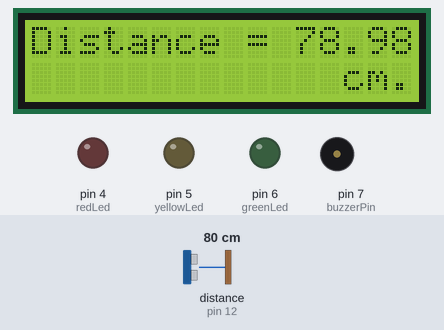
The sketch below on a simulated Arduino Uno, built with avr-gcc and run on an emulated ATmega328P. Parts: 16×2 character LCD, output pins drawn as LEDs (lit = HIGH), buzzer (waves = sounding, pin HIGH). Wiring (inferred from the names in the program): ultrasonic range finder: trigger pin 11; echo pin 12. Inputs (shaded band) come from the test bench; at power-on: distance to the obstacle (sensor on pin 12) 80 cm. The echo pulse lasts 58.3 µs per cm; pins used as bus, display or sensor lines are not drawn.

Above: at 3.4 s.
3.5 s: distance to the obstacle (sensor on pin 12) set to 2 cm
At 6.3 s:
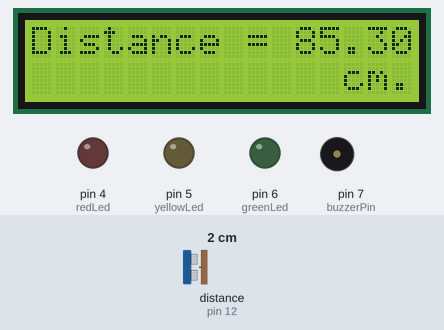
6.5 s: distance to the obstacle (sensor on pin 12) set to 4 cm
At 9.3 s:
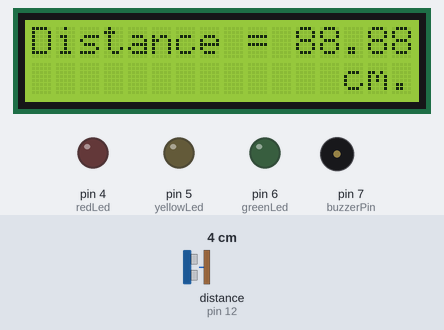
9.5 s: distance to the obstacle (sensor on pin 12) set to 9 cm
At 13.0 s:
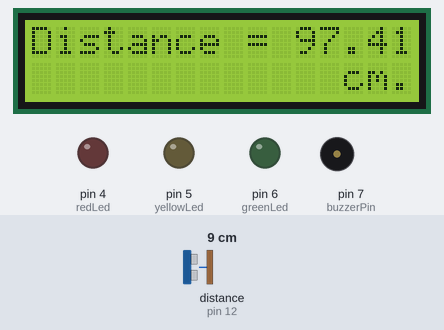
Timing chart, 0 to 14.5 s (numbered marks = the images above; inputs shaded):
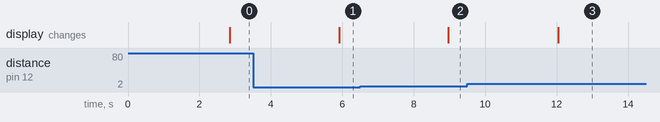

The sketch:

UltraSonicSensor.ino
```cpp
#include <LiquidCrystal_I2C.h>
LiquidCrystal_I2C lcdDisplay(0x27, 16, 2);
int trigPin = 11;  //Transmits signals
int echoPin = 12;  //Receives Signals
int redLed = 4;
int yellowLed = 5;
int greenLed = 6;
int buzzerPin = 7;
float distance;  //Stores distance variables
int duration;    //Duration in microseconds
float realDistance;
float averageDistance;
float bucketDistance = 0;
int totalMeasure = 50;
int counter;

void setup() {

  lcdDisplay.init();
  lcdDisplay.backlight();
  pinMode(trigPin, OUTPUT);
  pinMode(redLed, OUTPUT);
  pinMode(greenLed, OUTPUT);
  pinMode(yellowLed, OUTPUT);
  pinMode(buzzerPin, OUTPUT);
  pinMode(echoPin, INPUT);
  Serial.begin(9600);
}

void loop() {
  // put your main code here, to run repeatedly:
  /*
  realDistance = calculateDistance();
  Serial.print("Distance = ");
  Serial.print(realDistance);
  Serial.println(" cm.");
  ledSecurity(realDistance);
  delay(500);
  */
  realDistance = calculateDistance();
  //ledSecurity(realDistance);
  lcdDisplay.setCursor(0, 0);
  lcdDisplay.print("Distance = ");
  lcdDisplay.print(realDistance);
  lcdDisplay.setCursor(12, 1);
  lcdDisplay.print(" cm.");
  delay(500);
  //lcdDisplay.clear();
}

float calculateDistance() {
  for (counter = 1; counter <= totalMeasure; counter++)
  {
    digitalWrite(trigPin, LOW);  //Clears any signals
    delayMicroseconds(2);
    digitalWrite(trigPin, HIGH);  //Sends Signals
    delayMicroseconds(10);
    digitalWrite(trigPin, LOW);         //Clears signals
    duration = pulseIn(echoPin, HIGH);  //Receives reflected signals(Pulses)
    delay(50);
    distance = (duration * 0.034) / 2;  //Calculates distance in centimetres, speed = 0.034cm/us
    bucketDistance = bucketDistance + distance;
  }
  averageDistance = bucketDistance / totalMeasure;
  return (averageDistance);
}

void ledSecurity(float distance) {
  if (distance >= 30.00) {
    digitalWrite(greenLed, HIGH);
    digitalWrite(yellowLed, LOW);
    digitalWrite(redLed, LOW);
    digitalWrite(buzzerPin, LOW);
  } else if (distance >= 20.00 && distance <= 29.99) {
    digitalWrite(greenLed, LOW);
    digitalWrite(yellowLed, HIGH);
    digitalWrite(redLed, LOW);
    digitalWrite(buzzerPin, LOW);
  } else if (distance >= 0.00 && distance <= 19.99) {
    digitalWrite(greenLed, LOW);
    digitalWrite(yellowLed, LOW);
    digitalWrite(redLed, HIGH);
    digitalWrite(buzzerPin, HIGH);
  } else {
    digitalWrite(greenLed, LOW);
    digitalWrite(yellowLed, LOW);
    digitalWrite(redLed, LOW);
    digitalWrite(buzzerPin, LOW);
    //Serial.print("Negative Value, Error! ");
    lcdDisplay.setCursor(0, 0);
    lcdDisplay.print("Negative Value, Error! ");
    for (int strLen = 0; strLen < 23; strLen++) {
      lcdDisplay.scrollDisplayLeft();
      delay(150);
    }
  }
}
```

Measured:
- after the input at 3.5 s, the display: changes after 2.4 s (image 1)
- after the input at 6.5 s, the display: changes after 2.5 s (image 2)
